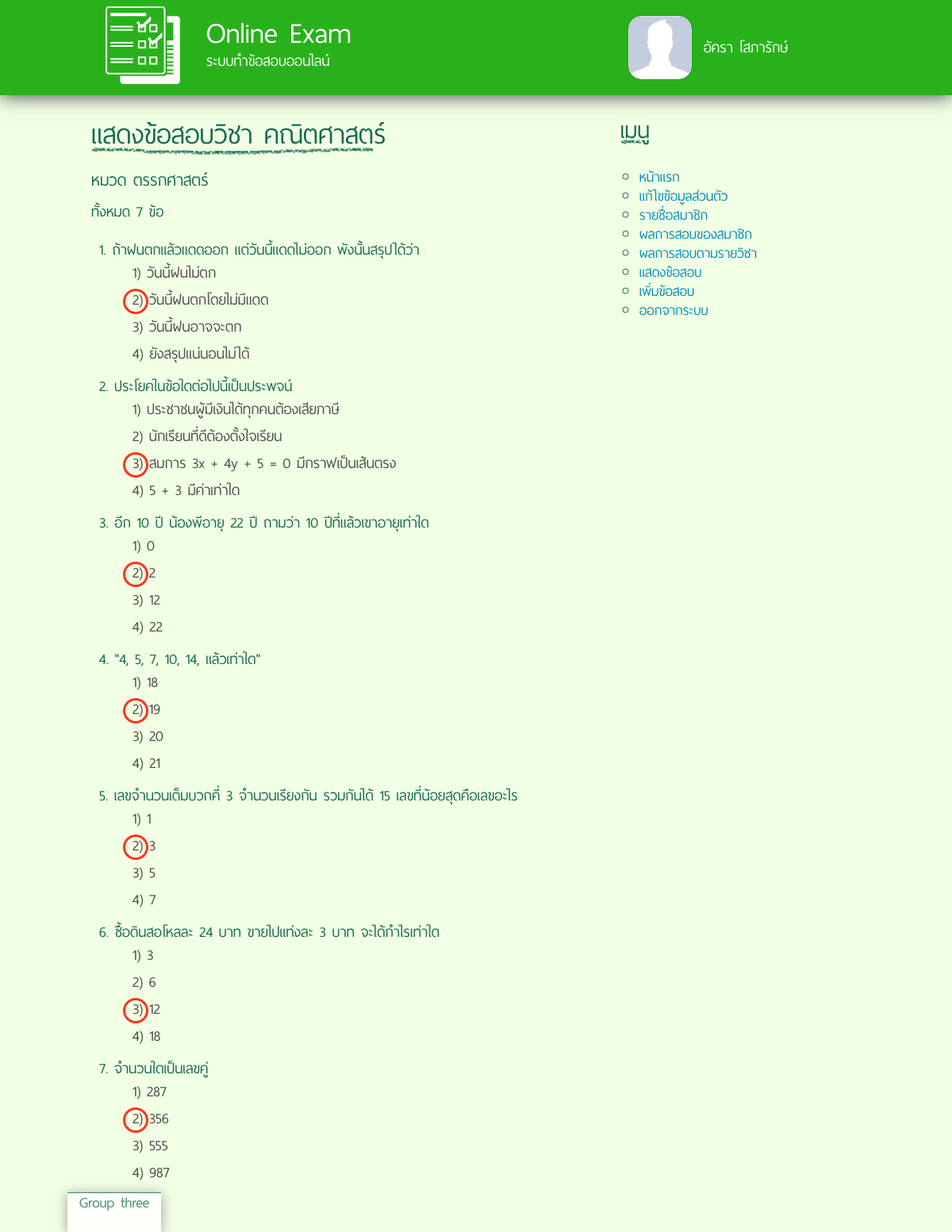
Page /view-question.php?sub=290123&top=1 (signed in) on the committed database.
### tables this page shows
CREATE TABLE IF NOT EXISTS `subject` (
  `Sub_id` varchar(8) NOT NULL,
  `Sub_name` varchar(50) NOT NULL,
  `Tea_id` varchar(8) NOT NULL,
  PRIMARY KEY (`Sub_id`)
);

CREATE TABLE IF NOT EXISTS `topics` (
  `Top_id` int(11) NOT NULL AUTO_INCREMENT,
  `Top_name` varchar(50) NOT NULL,
  `Sub_id` varchar(8) NOT NULL,
  PRIMARY KEY (`Top_id`)
);

CREATE TABLE IF NOT EXISTS `question` (
  `Q_id` int(11) NOT NULL AUTO_INCREMENT,
  `Question` varchar(100) NOT NULL,
  `Choice1` varchar(70) NOT NULL,
  `Choice2` varchar(70) NOT NULL,
  `Choice3` varchar(70) DEFAULT NULL,
  `Choice4` varchar(70) DEFAULT NULL,
  `Choice5` varchar(70) DEFAULT NULL,
  `Correct` char(1) NOT NULL,
  `Top_id` int(11) NOT NULL,
  PRIMARY KEY (`Q_id`)
);

### db.class.php (called while the page is built, shortened)
<?php
	Class Database{
		public function Select($Columns = "*", $Orderby = "")
		{
			$data = array();
			$Select = "SELECT $Columns FROM $this->Table WHERE $this->Where $Orderby";
			$result = mysql_query($Select) or trigger_error(mysql_error().$Select);
			if ($result)
			{
				while($row = mysql_fetch_assoc($result))
				{
					$data[] = $row;
				}
			}
			return $data;
		}
	}
?>

### view-question.php (the view, shortened to what this page needs)
<?php
	include("db.php");
	include("head.php");
	include("sidebar.php");
	$subid = (isset($_GET['sub']) ? $_GET['sub'] : "");
	$topid = (isset($_GET['top']) ? $_GET['top'] : "");
	$db->Table = "subject s
LEFT JOIN topics t ON ( s.sub_id = t.sub_id )
LEFT JOIN question q ON ( q.top_id = t.top_id ) ";
	$db->Where = "s.sub_id = '$subid' and t.top_id = '$topid' ";
	echo '<div id="content" class="large-8 medium-8 medium-pull-4 columns">';
	$question = $db->Select();
	if ($question) {
?>
	<h1><span>แสดงข้อสอบวิชา <?php echo $question[0]['Sub_name']; ?></span></h1>
	<h3>หมวด <?php echo $question[0]['Top_name']; ?></h3>
	<p>ทั้งหมด <?php echo count($question); ?> ข้อ</p>
<?php
		$exam_count = 1;
		foreach ($question as $value) {
			echo '<div class="examcolor"><span>' . $exam_count . '. ' . $value['Question'] . '</span>';
			echo '<ul class="examcheck">
					<li>
						<input type="radio" name="answer' . $exam_count . '" id="radio' . $exam_count . '1" class="xcheckbox">
						<label class="xcheckbox-label">1) ' . $value['Choice1'] . '</label>
						<div class="checkmark'. ($value['Correct'] == "1" ? ' correct' : '') .'"></div>
					</li>
					<li>
						<input type="radio" name="answer' . $exam_count . '" id="radio' . $exam_count . '2" class="xcheckbox">
						<label class="xcheckbox-label">2) ' . $value['Choice2'] . '</label>
						<div class="checkmark'. ($value['Correct'] == "2" ? ' correct' : '') .'"></div>
					</li>
					<li>
						<input type="radio" name="answer' . $exam_count . '" id="radio' . $exam_count . '3" class="xcheckbox">
						<label class="xcheckbox-label">3) ' . $value['Choice3'] . '</label>
						<div class="checkmark'. ($value['Correct'] == "3" ? ' correct' : '') .'"></div>
					</li>
					<li>
						<input type="radio" name="answer' . $exam_count . '" id="radio' . $exam_count . '4" class="xcheckbox">
						<label class="xcheckbox-label">4) ' . $value['Choice4'] . '</label>
						<div class="checkmark'. ($value['Correct'] == "4" ? ' correct' : '') .'"></div>
					</li>
					<li style="display:none;">
						<input type="radio" name="answer' . $exam_count . '" id="radio' . $exam_count . '5" class="xcheckbox">
						<label class="xcheckbox-label">5) ' . $value['Choice5'] . '</label>
						<div class="checkmark'. ($value['Correct'] == "5" ? ' correct' : '') .'"></div>
					</li>
				</ul></div>';
			$exam_count++;
		}
	} else {
		echo showwarn("ไม่พบข้อสอบ หรือเงื่อนไขวิชาไม่ถูกต้อง");
	}
	include("footer.php");

### css/styles.css (style rules this page uses)
html, body { font-family: 'thaisans_neueregular', "Open Sans", "Helvetica Neue", "Helvetica", Helvetica, Arial, sans-serif; }
body { color: #156952; background: #F1FFE4; font-size: 1.5rem; }
h1, h2, h3, h4, h5, h6 { font-family: inherit; color: inherit; }
h1 > span { background: url('../images/chockd.png') no-repeat 0px bottom; text-shadow: -2px -1px 0 #F1FFE4, 2px -1px 0 #F1FFE4, -2px 1px 0 #F1FFE4, 2px 1px 0 #F1FFE4; }
p { text-align: justify; font-size: 1.5rem; line-height: 1; }
ul { margin-left: 1.5rem; }
ul, ol, dl, label { font-size: inherit; line-height: 1; }
div#content ,div#content > * { -moz-transition: all 0.2s ease-out; -o-transition: all 0.2s ease-out; -ms-transition: all 0.2s ease-out; -webkit-transition: all 0.2s ease-out; transition: all 0.2s ease-out; }
ul.examcheck { margin-bottom: 0; }
.examcheck > li { position: relative; }
.examcolor { padding: 4px 10px; margin: 4px 0; }
input[type=radio].xcheckbox + label.xcheckbox-label { padding-left:10px; width: 100%; height:34px; display:inline-block; background-repeat:no-repeat; background-position: 0 0; vertical-align:middle; cursor:pointer; line-height: 1.4; }
label.xcheckbox-label { -webkit-touch-callout: none; -webkit-user-select: none; -khtml-user-select: none; -moz-user-select: none; -ms-user-select: none; user-select: none; }
.checkmark { background: url('../images/check2.png'); background-repeat: no-repeat; background-position: 0 0; position: absolute; left: 5px; width: 34px; top: 2px; height: 34px; pointer-events: none; }
.checkmark.correct { background-position: 0 -68px; }
* { list-style: none; text-decoration: none; box-sizing: border-box !important; -webkit-box-sizing: border-box !important; -moz-box-sizing: border-box !important; -ms-box-sizing: border-box !important; }

### rows in the picture
subject: Sub_name "คณิตศาสตร์", question.Question "ถ้าฝนตกแล้วแดดออก แต่วันนี้แดดไม่ออก พังนั้นสรุปได้ว่า", question.Choice1 "วันนี้ฝนไม่ตก", question.Choice2 "วันนี้ฝนตกโดยไม่มีแดด", question.Choice3 "วันนี้ฝนอาจจะตก", question.Choice4 "ยังสรุปแน่นอนไม่ได้", question.Question "ประโยคในข้อใดต่อไปนี้เป็นประพจน์", question.Choice1 "ประชาชนผู้มีเงินได้ทุกคนต้องเสียภาษี", question.Choice2 "นักเรียนที่ดีต้องตั้งใจเรียน", question.Choice3 "สมการ 3x + 4y + 5 = 0 มีกราฟเป็นเส้นตรง", question.Choice4 "5 + 3 มีค่าเท่าใด", question.Question "อีก 10 ปี น้องพีอายุ 22 ปี ถามว่า 10 ปีที่แล้วเขาอายุเท่าใด", question.Choice1 "0", question.Choice2 "2", question.Choice3 "12", question.Choice4 "22", question.Question "\"4, 5, 7, 10, 14, แล้วเท่าใด\"", question.Choice1 "18", question.Choice2 "19", question.Choice3 "20", question.Choice4 "21", question.Question "เลขจำนวนเต็มบวกคี่ 3 จำนวนเรียงกัน รวมกันได้ 15 เลขที่น้อยสุดคือเลขอะไร", question.Choice1 "1", question.Choice2 "3", question.Choice3 "5", question.Choice4 "7", question.Question "ซื้อดินสอโหลละ 24 บาท ขายไปแท่งละ 3 บาท จะได้กำไรเท่าใด", question.Choice1 "3", question.Choice2 "6", question.Choice4 "18", question.Question "จำนวนใดเป็นเลขคู่", question.Choice1 "287", question.Choice2 "356", question.Choice3 "555", question.Choice4 "987"
topics: Top_name "ตรรกศาสตร์"

### other values in the picture
$cfg['title'] "Online Exam"
$cfg['subtitle'] "ระบบทำข้อสอบออนไลน์"
$_SESSION['name'] "อัครา โสภารักษ์"
count($question) "7"
